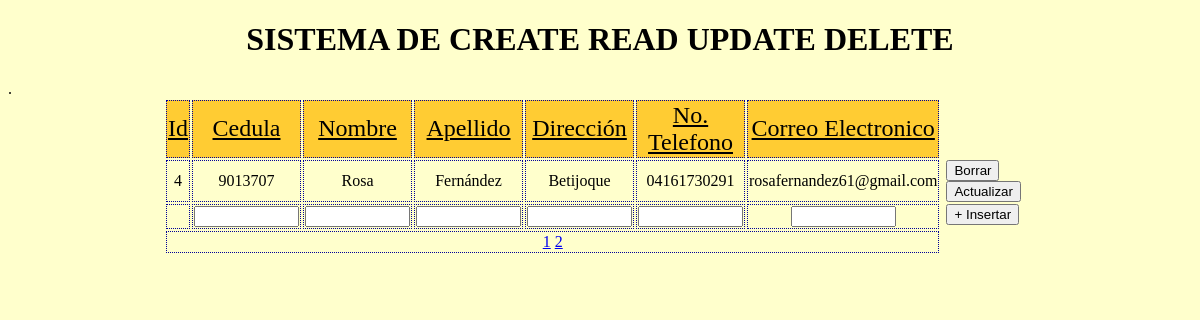
The page /?pag=2 on the database its author committed.
### tables this page shows
CREATE TABLE `datos_usuario` (
  `id` bigint(20) NOT NULL,
  `cedula` int(10) NOT NULL,
  `nombre` varchar(50) NOT NULL,
  `apellido` varchar(50) NOT NULL,
  `direccion` varchar(250) NOT NULL,
  `telefono` varchar(20) NOT NULL,
  `correo` varchar(50) NOT NULL
);

### index.php (the view, shortened to what this page needs)
<!doctype html>
<html>
<head>
<link rel="stylesheet" type="text/css" href="hoja.css">
</head>
<body>
<?php
  require_once "conexion.php";
  $tamagno_paginas=3;
    if(isset($_GET['pag'])){
      if($_GET['pag']==1){
        header("Location: index.php");
      }else{
        $pagina=$_GET['pag'];
      }
    }else{
      $pagina=1;
    }
    $empezar_desde=($pagina-1)*$tamagno_paginas;
    $sql_total="SELECT * FROM datos_usuario";
    $resultado=$base->prepare($sql_total);
    $resultado->execute(array());
    $num_filas=$resultado->rowCount();
    $total_paginas=ceil($num_filas/$tamagno_paginas);
  $registros=$base->query("SELECT * FROM datos_usuario LIMIT $empezar_desde,$tamagno_paginas")->fetchAll(PDO::FETCH_OBJ);
?>
<h1>SISTEMA DE CREATE READ UPDATE DELETE<span class="subtitulo"></span></h1>
<form action="<?php echo $_SERVER['PHP_SELF']; ?>" method="post">
  <table width="50%" border="0" align="center">
    <tr >
      <td class="primera_fila">Id</td>
      <td class="primera_fila">Cedula</td>
      <td class="primera_fila">Nombre</td>
      <td class="primera_fila">Apellido</td>
      <td class="primera_fila">Dirección</td>
      <td class="primera_fila">No. Telefono</td>
      <td class="primera_fila">Correo Electronico</td>
      <td class="sin">&nbsp;</td>
      <td class="sin">&nbsp;</td>
    </tr>
	<?php foreach ($registros as $persona): ?>
    <tr>
      <td><?php echo $persona->id; ?></td>
      <td><?php echo $persona->cedula; ?></td>
      <td><?php echo $persona->nombre; ?></td>
      <td><?php echo $persona->apellido; ?></td>
      <td><?php echo $persona->direccion; ?></td>
      <td><?php echo $persona->telefono; ?></td>
      <td><?php echo $persona->correo; ?></td>
      <td class="bot"><a href="borrar.php?id=<?php echo $persona->id; ?>"><input type='button' name='del' id='del' value='Borrar'></a></td>
      <td class='bot'><a href="editar.php?id=<?php echo $persona->id; ?>&ced=<?php echo $persona->cedula; ?>&nom=<?php echo $persona->nombre; ?>&apell=<?php echo $persona->apellido; ?>&dire=<?php echo $persona->direccion; ?>&tel=<?php echo $persona->telefono; ?>&email=<?php echo $persona->correo; ?>"><input type='button' name='up' id='up' value='Actualizar'></a></td>
    </tr>
  <?php endforeach; ?>
	<tr>
	  <td></td>
      <td><input type='text' name='Ced' size='10' class='centrado'></td>
      <td><input type='text' name='Nom' size='10' class='centrado'></td>
      <td><input type='text' name='Ape' size='10' class='centrado'></td>
      <td><input type='text' name='Dir' size='10' class='centrado'></td>
      <td><input type='text' name='Tel' size='10' class='centrado'></td>
      <td><input type='text' name='Email' size='10' class='centrado'></td>
      <td class='bot'><input type='submit' name='cr' id='cr' value='+ Insertar'></td>
  	   <td class="sin">&nbsp;</td>
  </tr>
  <tr>
    <td colspan="7">
      <?php
        for($i=1; $i<=$total_paginas; $i++){
          echo "<a href='?pag=" . $i . "'>" . $i . "</a>  ";
        }
      ?>
    </td>
  </tr>
  </table>
</form>
<p>&nbsp;</p>
</body>
</html>

### hoja.css (style rules this page uses)
h1 { text-align:center; }
body { background-color:#FFC; }
table td { text-align:center; border:1px #000099 dotted; }
table .sin { border:0px; }
table .bot { padding:5px; display:inline; border:0px; }
table .primera_fila { font-size:1.5em; text-decoration:underline; background-color:#FC3; }
.centrado { text-align:center; }

### rows shown on the page
datos_usuario: id "4", cedula "9013707", nombre "Rosa", apellido "Fernández", direccion "Betijoque", telefono "04161730291", correo "rosafernandez61@gmail.com"
